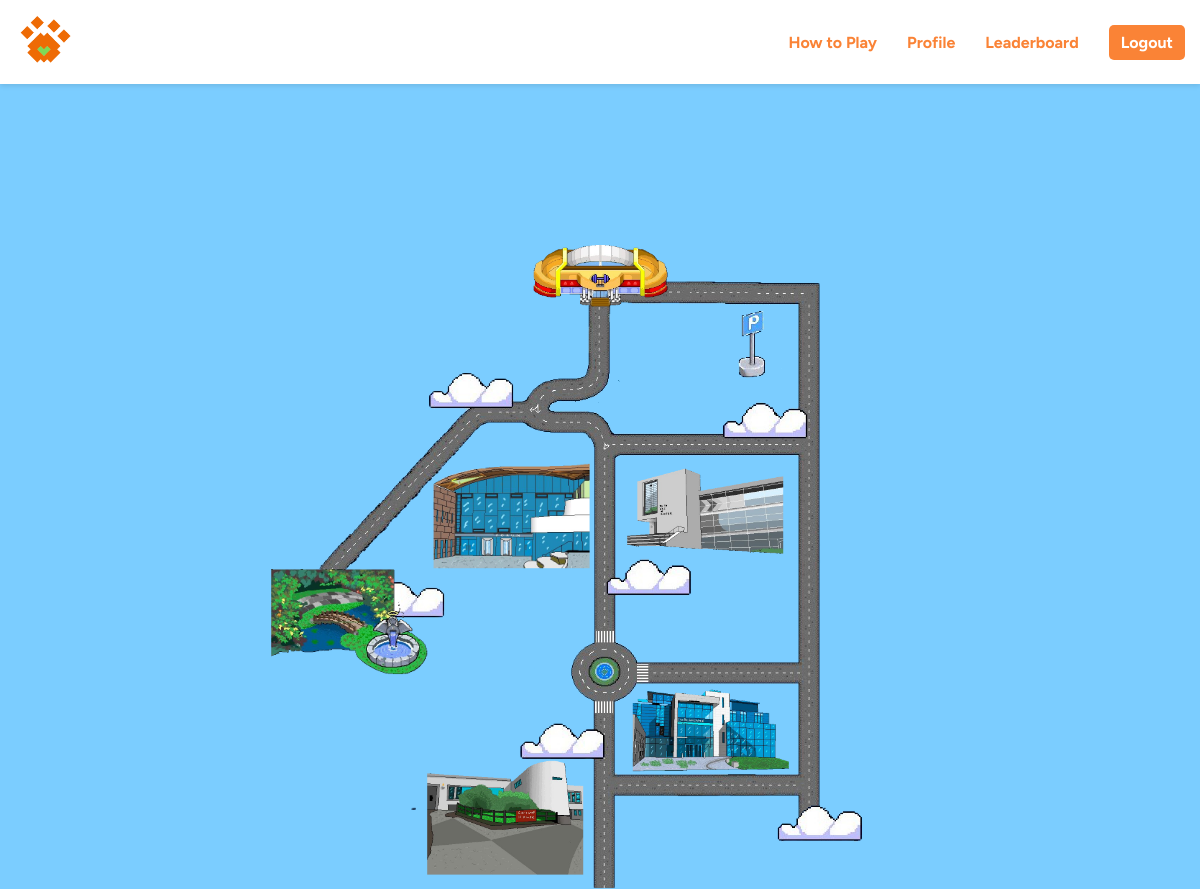
Page /dashboard/ on the earlier database version.
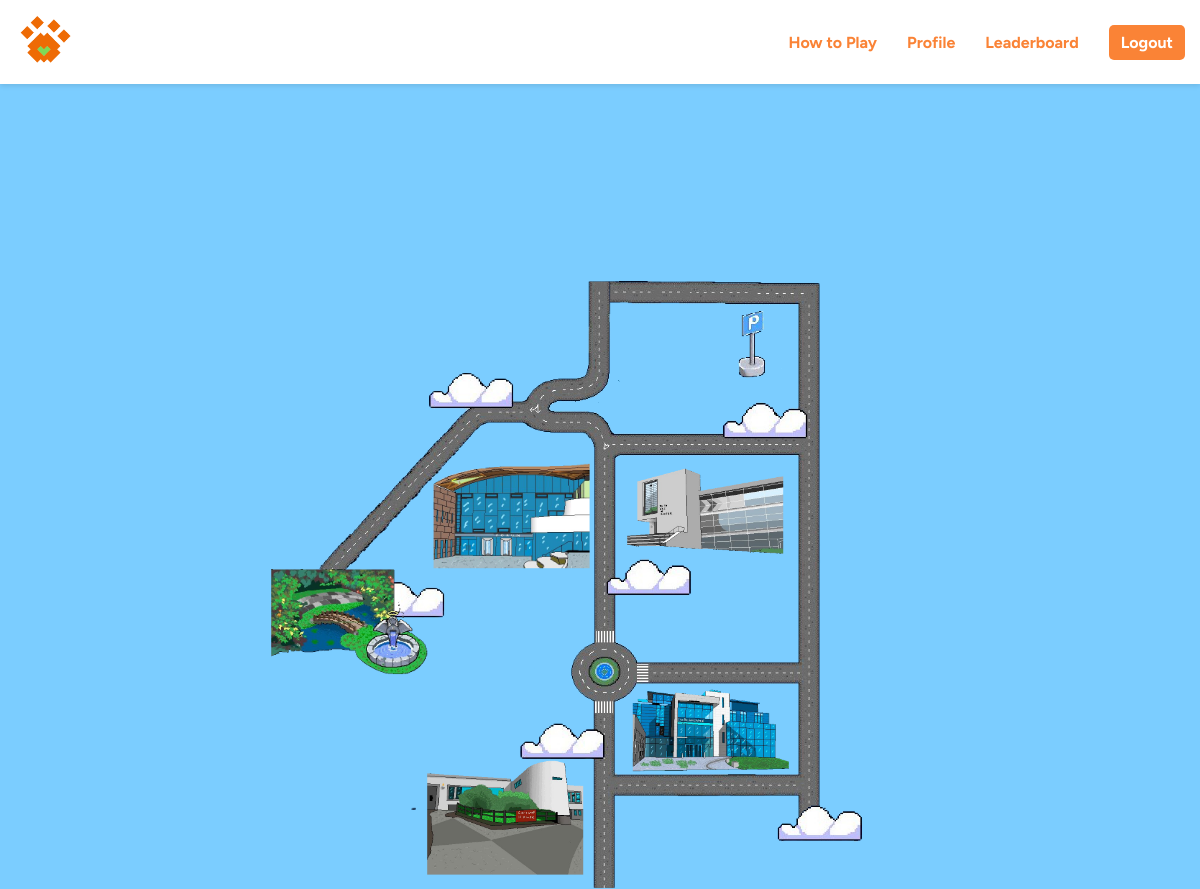
Same page on the later database version.
### core/models.py (models this page shows, shortened)
class Location(models.Model):
    name = models.CharField(max_length=100)
    access_code = models.CharField(max_length=20)
    x_percentage = models.FloatField()
    y_percentage = models.FloatField()
    minigame = models.OneToOneField(Minigame, on_delete=models.CASCADE, null=True)
    image_name = models.CharField(max_length=100)

### core/views.py (the view)
# urls.py: path('dashboard/', views.dashboard, name="dashboard"),
def dashboard(request):
    locations = Location.objects.all()  # Get all locations from the database
    return render(request, 'dashboard.html', {'locations': locations})  # Pass locations to the template

### core/templates/dashboard.html (shortened to what this page needs)
{% load static %}
<!DOCTYPE html>
<html lang="en">
<head>
    <link rel="stylesheet" href="{% static 'css/dashboard.css' %}">
</head>
<body>
    <nav class="navbar">
        <div class="logo">
            <a href="{% url 'dashboard' %}">
                <img src="{% static 'images/paw_logo.png' %}" alt="Paw Logo">
            </a>
        </div>
        <div class="nav-links" id="nav-links">
            <a href="{% url 'how-to-play' %}" class="nav-button">How to Play</a>
            <a href="{% url 'user-profile' %}" class="nav-button">Profile</a>
            <a href="{% url 'leaderboard' %}" class="nav-button">Leaderboard</a>
            <a href="{% url 'user-logout' %}" class="logout-button">Logout</a>
        </div>
    </nav>
    <div class="image-container">
        <div class="map-wrapper">
            {% for location in locations %}
                <img
                    src="{% static 'images/map/'|add:location.image_name %}"
                    alt="{{ location.name }}"
                    class="building-image"
                    style="left: {{ location.x_percentage }}%; top: {{ location.y_percentage }}%;"
                    onclick="openModal('{{ location.access_code }}', '{{ location.game_url }}', '{{ location.name }}')">
            {% endfor %}
        </div>
    </div>
</body>
</html>

### core/static/css/dashboard.css (style rules this page uses)
body { margin: 0; font-family: 'Figtree', sans-serif; box-sizing: border-box; background-color:#7bcdff; }
* { box-sizing: inherit; }
.navbar { display: flex; justify-content: space-between; align-items: center; background-color: white; box-shadow: 0 2px 5px rgba(0, 0, 0, 0.1); padding: 10px 15px; width: 100%; z-index: 1000; position: sticky; top: 0; }
.nav-links { display: flex; align-items: center; gap: 30px; margin-left: auto; }
.nav-links a { color: #fa8336; text-decoration: none; font-size: 16px; font-weight: bold; transition: color 0.3s ease; }
.logo img { height: 60px; max-height: 80px; }
.logout-button { background-color: #fa8336; color: white !important; padding: 8px 12px; border: none; border-radius: 5px; text-decoration: none; transition: background-color 0.3s ease; white-space: nowrap; }
.map-wrapper { position: relative; width: 65%; overflow: hidden; margin: 0 auto; transform-origin: top left; }
.image-container { display: flex; justify-content: center; align-items: center; position: relative; height: 100vh; width: 100%; }
.building-image { position: absolute; cursor: pointer; width: 25%; height: auto; transition: transform 0.3s ease; }
@media (min-width: 768px) { .map-wrapper { transform: scale(0.80); margin-top: 25%; margin-right: 15%; } }

Differences in the rows shown:
removed Location: image_name (picture)
